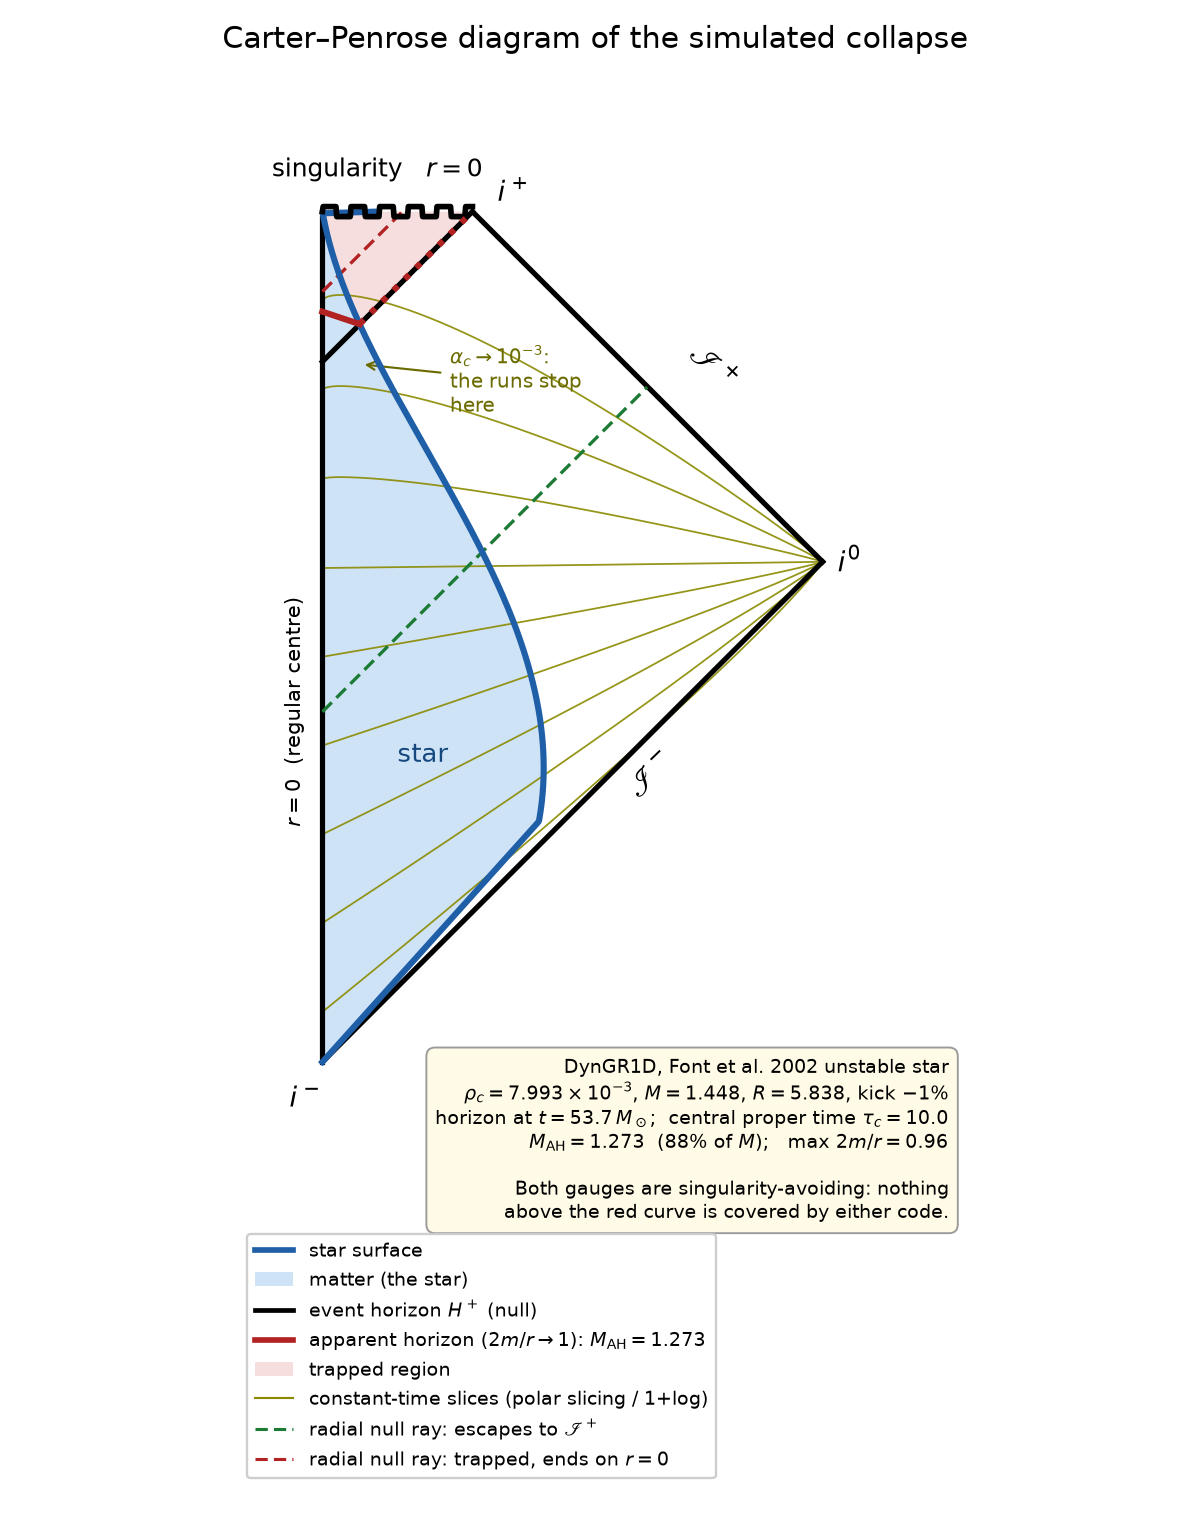

Python code for this plot:
#!/usr/bin/env python3
"""Carter-Penrose (conformal) diagram of the spherical collapse we simulate, with what the runs
actually cover marked on it.

The conformal structure is the standard Oppenheimer-Snyder-type one for spherically symmetric
collapse to a Schwarzschild black hole. It is NOT computed from the simulation: that would need
a double-null / characteristic construction of the conformal factor, which neither engine
provides. What comes from the runs are the annotated numbers and the qualitative shape of the
slicing -- DynGR1D uses polar slicing + radial gauge, AthenaK the Z4c puncture gauge (1+log),
and BOTH are singularity-avoiding, so their slices pile up outside the horizon and the runs end
on a collapsing lapse rather than on the singularity. That is exactly why the horizon mass is
read off the areal-gauge 2m/r -> 1 crossing instead of from the geometry near r=0.

Radial null rays are at 45 degrees everywhere, which fixes the layout: i^- = (0,-1),
i^0 = (1,0), and i^+ = (0.3, 0.7) where H^+, the singularity and scri^+ all meet.

Numbers: runs/dyngr1d_p1_p1b_collapse_font.csv (Font et al. 2002 unstable TOV, rho_c=7.993e-3,
M=1.448, R=5.838, cubic inward kick -0.01; VALIDATION.md 7.15).
Usage: python collapse_penrose.py ; writes analysis/collapse_penrose.png/.pdf
"""
import os
import numpy as np
import matplotlib
matplotlib.use("Agg")
import matplotlib.pyplot as plt
import matplotlib.patches as mpatches
import matplotlib.lines as mlines

here = os.path.dirname(os.path.abspath(__file__))

# ---- conformal layout -------------------------------------------------------------
YM, YS = -1.0, 0.70     # i^-  ;  conformal time of the singularity
X0, Y0 = 1.0, 0.0       # i^0
YEH = 0.40              # H^+ forms on the axis here
XP, YP = YS - YEH, YS   # i^+  (end of H^+ = right end of the singularity = end of scri^+)


def scri_p(x):
    """future null infinity: from i^0 (1,0) up-left to i^+ (0.3,0.7)"""
    return 1.0 - x


# ---- star surface: leaves i^-, static-like bulge, then infall onto the singularity --
u = np.linspace(0, 1, 500)
sx = 0.46 * np.sin(np.pi * u ** 0.72) ** 0.9 * (1 - 0.80 * u ** 3)
sy = YM + (YS - YM) * u
# a timelike worldline stays strictly inside the diamond (left of scri^- and scri^+)
sx = np.minimum(sx, 0.90 * np.minimum(sy - YM, 1.0 - sy))
sx[0], sy[0] = 0.0, YM
sx[-1], sy[-1] = 0.11, YS
icross = np.argmin(np.abs(sx - (sy - YEH)))      # the surface crosses H^+ here
xc, yc = sx[icross], sy[icross]

fig, ax = plt.subplots(figsize=(7.0, 9.0))

# ---- regions ----------------------------------------------------------------------
ax.fill(np.concatenate([[0], sx, [0]]), np.concatenate([[YM], sy, [YS]]),
        color="#cfe3f7", zorder=1)                                        # the star
ax.add_patch(mpatches.Polygon([[0, YEH], [XP, YP], [0, YS]], closed=True,
                              facecolor="#f6dede", edgecolor="none", zorder=0))  # trapped

# ---- constant-time slices: singularity-avoiding, every one ends at i^0 --------------
xs = np.linspace(0, 0.995, 300)
for ya in np.linspace(-0.90, 0.52, 9):
    yy = ya * (1 - xs) ** 0.9 + 0.14 * max(ya, 0.0) * np.sin(np.pi * xs ** 0.6)
    ax.plot(xs, yy, color="#8a8a00", lw=0.75, alpha=0.9, zorder=3)

# ---- radial null rays (45 degrees) --------------------------------------------------
for y_em, col in ((-0.30, "#1b7a33"), (0.54, "#b22222")):
    t = np.linspace(0, 1.4, 400)
    x, y = t, y_em + t
    keep = (y <= YS) & (y <= scri_p(x))
    ax.plot(x[keep], y[keep], color=col, lw=1.4, ls=(0, (4, 2)), zorder=6)

# ---- boundaries and horizons --------------------------------------------------------
ax.plot([0, 0], [YM, YS], "k-", lw=2.2, zorder=5)                 # r = 0 (regular centre)
ax.plot([0, X0], [YM, Y0], "k-", lw=2.2, zorder=5)                # scri^-
ax.plot([X0, XP], [Y0, YP], "k-", lw=2.2, zorder=5)               # scri^+
xz = np.linspace(0, XP, 200)                                      # singularity (spacelike)
ax.plot(xz, YS + 0.010 * np.sign(np.sin(xz * 110)), color="k", lw=2.4, zorder=7)
ax.plot([0, XP], [YEH, YP], color="k", lw=2.2, zorder=6)          # H^+ (null)
ah_y = np.linspace(0.50, yc, 80)                                  # apparent horizon,
ax.plot((ah_y - 0.50) / (yc - 0.50) * xc, ah_y,
        color="#b22222", lw=2.6, zorder=7)                        # spacelike inside the matter
ax.plot([xc, XP], [yc, YP], color="#b22222", lw=2.6,
        ls=(0, (1, 1.6)), zorder=7)                               # = H^+ = r=2M in vacuum
ax.plot(sx, sy, color="#1f5fa8", lw=2.6, zorder=6)                # star surface

# ---- labels: only the conformal infinities on the diagram, everything else in a legend
ax.text(-0.055, -0.30, "$r=0$  (regular centre)", rotation=90,
        ha="center", va="center", fontsize=9)
ax.text(XP / 2 - 0.04, YS + 0.07, "singularity   $r=0$", ha="center", fontsize=10.5)
ax.text(X0 + 0.03, Y0, "$i^0$", fontsize=12, va="center")
ax.text(XP + 0.05, YP + 0.02, "$i^+$", fontsize=12)
ax.text(-0.03, YM - 0.09, "$i^-$", fontsize=12, ha="center")
ax.text(0.60, -0.47, "$\\mathscr{I}^-$", fontsize=13, rotation=44)
ax.text(0.72, 0.335, "$\\mathscr{I}^+$", fontsize=13, rotation=-44)
ax.text(0.150, -0.40, "star", fontsize=11, color="#14487f")
ax.annotate("$\\alpha_c\\to10^{-3}$:\nthe runs stop\nhere", xy=(0.075, 0.395), xytext=(0.255, 0.30),
            fontsize=8.5, color="#6b6b00", ha="left",
            arrowprops=dict(arrowstyle="->", lw=0.9, color="#6b6b00"))

handles = [
    mlines.Line2D([], [], color="#1f5fa8", lw=2.4, label="star surface"),
    mpatches.Patch(facecolor="#cfe3f7", label="matter (the star)"),
    mlines.Line2D([], [], color="k", lw=2.0, label="event horizon $H^+$ (null)"),
    mlines.Line2D([], [], color="#b22222", lw=2.4,
                  label="apparent horizon ($2m/r\\to1$): $M_{\\rm AH}=1.273$"),
    mpatches.Patch(facecolor="#f6dede", label="trapped region"),
    mlines.Line2D([], [], color="#8a8a00", lw=0.9,
                  label="constant-time slices (polar slicing / 1+log)"),
    mlines.Line2D([], [], color="#1b7a33", lw=1.3, ls=(0, (4, 2)),
                  label="radial null ray: escapes to $\\mathscr{I}^+$"),
    mlines.Line2D([], [], color="#b22222", lw=1.3, ls=(0, (4, 2)),
                  label="radial null ray: trapped, ends on $r=0$"),
]
ax.legend(handles=handles, fontsize=8.2, loc="upper left",
          bbox_to_anchor=(0.0, 0.14), bbox_transform=ax.transAxes, framealpha=0.95)

note = ("DynGR1D, Font et al. 2002 unstable star\n"
        "$\\rho_c=7.993\\times10^{-3}$, $M=1.448$, $R=5.838$, kick $-1\\%$\n"
        "horizon at $t=53.7\\,M_\\odot$;  central proper time $\\tau_c=10.0$\n"
        "$M_{\\rm AH}=1.273$  (88% of $M$);   max $2m/r=0.96$\n\n"
        "Both gauges are singularity-avoiding: nothing\n"
        "above the red curve is covered by either code.")
ax.text(0.995, 0.14, note, fontsize=8.2, va="bottom", ha="right", transform=ax.transAxes,
        bbox=dict(boxstyle="round,pad=0.45", fc="#fffbe6", ec="#9a9a9a", lw=0.8))

ax.set_xlim(-0.17, 1.26)
ax.set_ylim(YM - 0.70, YS + 0.28)
ax.set_aspect("equal")
ax.axis("off")
ax.set_title("Carter–Penrose diagram of the simulated collapse", fontsize=12.5, pad=10)
plt.tight_layout()
for ext in ("png", "pdf"):
    plt.savefig(os.path.join(here, f"collapse_penrose.{ext}"), dpi=170)
print("figure:", os.path.join(here, "collapse_penrose.png"))
